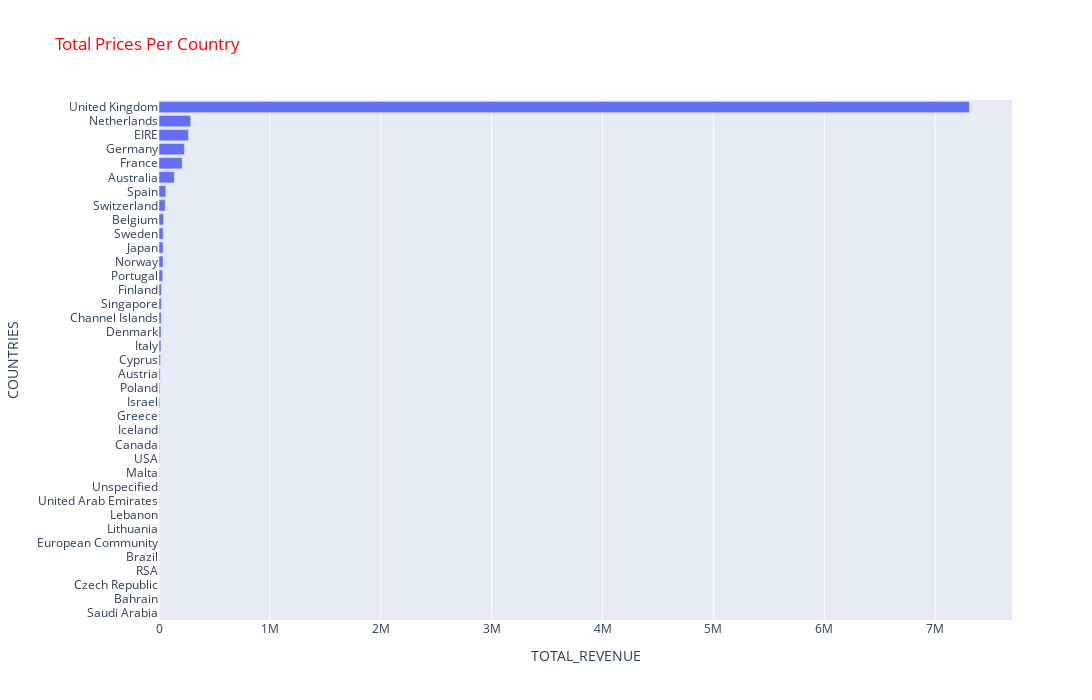

Source (notebook cell):
### Code cell
# PLOTLY BAR PLOT
import plotly.express as px
plt.figure(figsize = (16,9))
fig = px.bar(df_TotalRevenue, 
             x = "TotalRevenue", 
             y = df_TotalRevenue.index, 
             title="Total Prices Per Country")
fig.update_yaxes(categoryorder='total ascending')
fig.update_layout(xaxis_title="TOTAL_REVENUE",yaxis_title="COUNTRIES", autosize=False, width=1400, height=700, title_font_color="red",)
fig.show()

### Figure 1 — Plotly figure (JSON) as saved in the notebook; plotly's stock layout.template omitted (floating-point values rounded to 4 significant figures)
{"data": [{"alignmentgroup": "True", "hovertemplate": "TotalRevenue=%{x}<br>Country=%{y}<extra></extra>", "legendgroup": "", "marker": {"color": "#636efa", "pattern": {"shape": ""}}, "name": "", "offsetgroup": "", "orientation": "h", "showlegend": false, "textposition": "auto", "type": "bar", "x": [7308000.0, 285400.0, 265500.0, 228900.0, 209000.0, 138500.0, 61580.0, 56440.0, 41200.0, 38380.0, 37420.0, 36170.0, 33440.0, 22550.0, 21280.0, 20450.0, 18960.0, 17480.0, 13590.0, 10200.0, 7335.0, 7222.0, 4761.0, 4310, 3666.0, 3580.0, 2726.0, 2667.0, 1902.0, 1694.0, 1661.0, 1300.0, 1144.0, 1002.0, 826.7, 548.4, 145.9], "xaxis": "x", "y": ["United Kingdom", "Netherlands", "EIRE", "Germany", "France", "Australia", "Spain", "Switzerland", "Belgium", "Sweden", "Japan", "Norway", "Portugal", "Finland", "Singapore", "Channel Islands", "Denmark", "Italy", "Cyprus", "Austria", "Poland", "Israel", "Greece", "Iceland", "Canada", "USA", "Malta", "Unspecified", "United Arab Emirates", "Lebanon", "Lithuania", "European Community", "Brazil", "RSA", "Czech Republic", "Bahrain", "Saudi Arabia"], "yaxis": "y"}], "layout": {"autosize": false, "barmode": "relative", "height": 700, "legend": {"tracegroupgap": 0}, "title": {"font": {"color": "red"}, "text": "Total Prices Per Country"}, "width": 1400, "xaxis": {"anchor": "y", "domain": [0, 1], "title": {"text": "TOTAL_REVENUE"}}, "yaxis": {"anchor": "x", "categoryorder": "total ascending", "domain": [0, 1], "title": {"text": "COUNTRIES"}}}}
